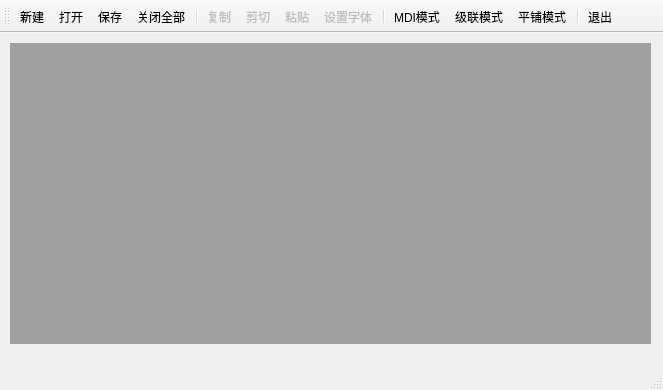
<?xml version="1.0" encoding="UTF-8"?>
<ui version="4.0">
 <class>MdiEditor</class>
 <widget class="QMainWindow" name="MdiEditor">
  <property name="geometry">
   <rect>
    <x>0</x>
    <y>0</y>
    <width>663</width>
    <height>390</height>
   </rect>
  </property>
  <property name="windowTitle">
   <string>MdiEditor</string>
  </property>
  <widget class="QWidget" name="centralwidget">
   <widget class="QMdiArea" name="mdiArea">
    <property name="geometry">
     <rect>
      <x>10</x>
      <y>10</y>
      <width>641</width>
      <height>301</height>
     </rect>
    </property>
   </widget>
  </widget>
  <widget class="QStatusBar" name="statusbar"/>
  <widget class="QToolBar" name="toolBar">
   <property name="windowTitle">
    <string>toolBar</string>
   </property>
   <property name="toolButtonStyle">
    <enum>Qt::ToolButtonTextUnderIcon</enum>
   </property>
   <attribute name="toolBarArea">
    <enum>TopToolBarArea</enum>
   </attribute>
   <attribute name="toolBarBreak">
    <bool>false</bool>
   </attribute>
   <addaction name="actionNew"/>
   <addaction name="actionOpen"/>
   <addaction name="actionSave"/>
   <addaction name="actionCloseAll"/>
   <addaction name="separator"/>
   <addaction name="actionCopy"/>
   <addaction name="actionCut"/>
   <addaction name="actionPaste"/>
   <addaction name="actionFont"/>
   <addaction name="separator"/>
   <addaction name="actionMdi"/>
   <addaction name="actionCascade"/>
   <addaction name="actionTile"/>
   <addaction name="separator"/>
   <addaction name="actionQuit"/>
  </widget>
  <action name="actionNew">
   <property name="icon">
    <iconset resource="res.qrc">
     <normaloff>:/icon_editor/xinjianwenjian.svg</normaloff>:/icon_editor/xinjianwenjian.svg</iconset>
   </property>
   <property name="text">
    <string>新建</string>
   </property>
  </action>
  <action name="actionOpen">
   <property name="icon">
    <iconset resource="res.qrc">
     <normaloff>:/icon_editor/dakaiwenjian.svg</normaloff>:/icon_editor/dakaiwenjian.svg</iconset>
   </property>
   <property name="text">
    <string>打开</string>
   </property>
  </action>
  <action name="actionSave">
   <property name="icon">
    <iconset resource="res.qrc">
     <normaloff>:/icon_editor/baocun.svg</normaloff>:/icon_editor/baocun.svg</iconset>
   </property>
   <property name="text">
    <string>保存</string>
   </property>
  </action>
  <action name="actionCloseAll">
   <property name="icon">
    <iconset resource="res.qrc">
     <normaloff>:/icon_editor/guanbisuoyou.svg</normaloff>:/icon_editor/guanbisuoyou.svg</iconset>
   </property>
   <property name="text">
    <string>关闭全部</string>
   </property>
  </action>
  <action name="actionCut">
   <property name="enabled">
    <bool>false</bool>
   </property>
   <property name="icon">
    <iconset resource="res.qrc">
     <normaloff>:/icon_editor/cut.svg</normaloff>:/icon_editor/cut.svg</iconset>
   </property>
   <property name="text">
    <string>剪切</string>
   </property>
  </action>
  <action name="actionCopy">
   <property name="enabled">
    <bool>false</bool>
   </property>
   <property name="icon">
    <iconset resource="res.qrc">
     <normaloff>:/icon_editor/fuzhi.svg</normaloff>:/icon_editor/fuzhi.svg</iconset>
   </property>
   <property name="text">
    <string>复制</string>
   </property>
  </action>
  <action name="actionPaste">
   <property name="enabled">
    <bool>false</bool>
   </property>
   <property name="icon">
    <iconset resource="res.qrc">
     <normaloff>:/icon_editor/paste.svg</normaloff>:/icon_editor/paste.svg</iconset>
   </property>
   <property name="text">
    <string>粘贴</string>
   </property>
  </action>
  <action name="actionFont">
   <property name="enabled">
    <bool>false</bool>
   </property>
   <property name="icon">
    <iconset resource="res.qrc">
     <normaloff>:/icon_editor/ziti.svg</normaloff>:/icon_editor/ziti.svg</iconset>
   </property>
   <property name="text">
    <string>设置字体</string>
   </property>
  </action>
  <action name="actionMdi">
   <property name="icon">
    <iconset resource="res.qrc">
     <normaloff>:/icon_editor/tabs.svg</normaloff>:/icon_editor/tabs.svg</iconset>
   </property>
   <property name="text">
    <string>MDI模式</string>
   </property>
  </action>
  <action name="actionCascade">
   <property name="icon">
    <iconset resource="res.qrc">
     <normaloff>:/icon_editor/jilianxuanze.svg</normaloff>:/icon_editor/jilianxuanze.svg</iconset>
   </property>
   <property name="text">
    <string>级联模式</string>
   </property>
  </action>
  <action name="actionTile">
   <property name="icon">
    <iconset resource="res.qrc">
     <normaloff>:/icon_editor/pingpupailie.svg</normaloff>:/icon_editor/pingpupailie.svg</iconset>
   </property>
   <property name="text">
    <string>平铺模式</string>
   </property>
  </action>
  <action name="actionQuit">
   <property name="icon">
    <iconset resource="res.qrc">
     <normaloff>:/icon_editor/guanbi_2.svg</normaloff>:/icon_editor/guanbi_2.svg</iconset>
   </property>
   <property name="text">
    <string>退出</string>
   </property>
  </action>
 </widget>
 <resources>
  <include location="res.qrc"/>
 </resources>
 <connections>
  <connection>
   <sender>actionQuit</sender>
   <signal>triggered()</signal>
   <receiver>MdiEditor</receiver>
   <slot>close()</slot>
   <hints>
    <hint type="sourcelabel">
     <x>-1</x>
     <y>-1</y>
    </hint>
    <hint type="destinationlabel">
     <x>399</x>
     <y>299</y>
    </hint>
   </hints>
  </connection>
 </connections>
</ui>
